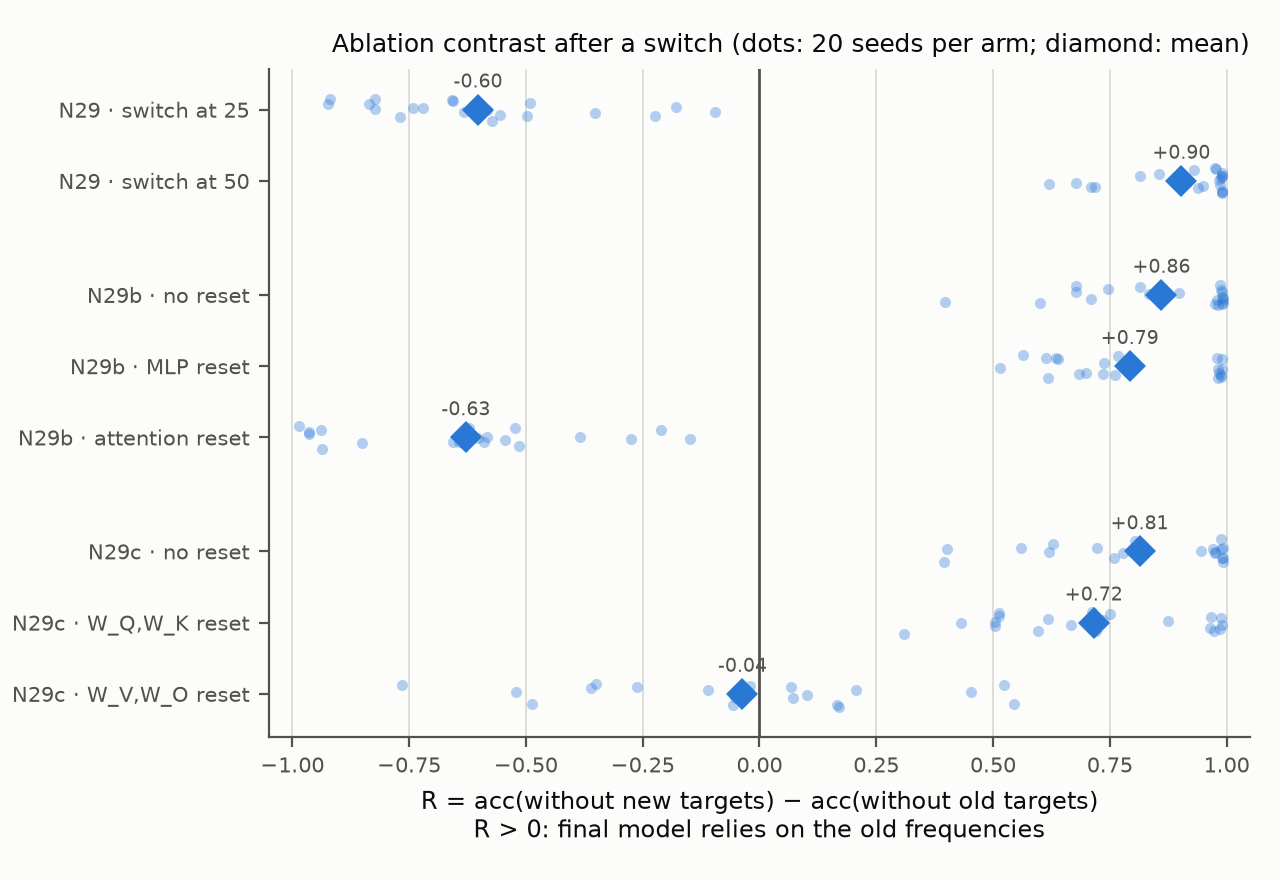

The Python source for this figure:
"""Figure 3 (draft): ablation contrast R = acc(W_E without the NEW targets) - acc(W_E without the OLD targets) after a data switch,
per seed (mean over both switch directions) and seed mean, from the frozen summaries of three confirmation blocks:
N29 (087e042: switch at t = 25 vs 50), N29b (db31564) and N29c (3c9cb63), both with the switch at t = 50: no reset / attention or MLP reset (N29b), no reset / W_Q,W_K or W_V,W_O reset (N29c).
R > 0: the final model relies on the OLD frequencies. Blocks use different fresh seeds; compare within a block only. Output: fig3_ablation_contrast.png/.svg.
"""
from __future__ import annotations

import json
from pathlib import Path

import matplotlib

matplotlib.use("Agg")
import matplotlib.pyplot as plt  # noqa: E402
import numpy as np  # noqa: E402

HERE = Path(__file__).resolve().parent
LAB = HERE.parents[1]
SERIES, INK, MUTED, SURFACE, GRID = "#2a78d6", "#0b0b0b", "#52514e", "#fcfcfb", "#d9d8d3"


def rows(block: str) -> list[dict]:
    s = json.loads((LAB / "confirm" / f"{block}_summary.json").read_text(encoding="utf-8"))
    return [r for r in s["rows"] if not r.get("technical")]


def main() -> None:
    n29, n29b, n29c = rows("N29"), rows("N29b"), rows("N29c")
    arms = [("N29", "switch at 25", [r["new25"] - r["old25"] for r in n29]),
            ("N29", "switch at 50", [r["new50"] - r["old50"] for r in n29]),
            ("N29b", "no reset", [r["R_normal"] for r in n29b]),
            ("N29b", "MLP reset", [r["R_rsmlp"] for r in n29b]),
            ("N29b", "attention reset", [r["R_rsattn"] for r in n29b]),
            ("N29c", "no reset", [r["R_normal"] for r in n29c]),
            ("N29c", "W_Q,W_K reset", [r["R_rsqk"] for r in n29c]),
            ("N29c", "W_V,W_O reset", [r["R_rsvo"] for r in n29c])]
    fig, ax = plt.subplots(figsize=(6.4, 4.4), facecolor=SURFACE)
    ax.set_facecolor(SURFACE)
    rng = np.random.default_rng(3)
    ys, labels, prev = [], [], None
    y = 0.0
    for block, name, vals in arms:
        if prev is not None and block != prev:
            y += 0.6                                              # gap between blocks
        ys.append(y)
        labels.append(f"{block} · {name}")
        v = np.asarray(vals, dtype=float)
        ax.plot(v, y + rng.uniform(-0.18, 0.18, len(v)), "o", color=SERIES, alpha=0.35, markersize=4, markeredgewidth=0)
        ax.plot([v.mean()], [y], "D", color=SERIES, markersize=8, markeredgewidth=0, zorder=3)
        ax.annotate(f"{v.mean():+.2f}", (v.mean(), y), xytext=(0, 8), textcoords="offset points", ha="center", fontsize=7, color=MUTED)
        prev, y = block, y + 1.0
    ax.axvline(0, color=MUTED, linewidth=1)
    ax.set_yticks(ys, labels, fontsize=7.5, color=INK)
    ax.invert_yaxis()
    ax.set_xlim(-1.05, 1.05)
    ax.set_xlabel("R = acc(without new targets) − acc(without old targets)\nR > 0: final model relies on the old frequencies", color=INK, fontsize=8.5)
    ax.set_title("Ablation contrast after a switch (dots: 20 seeds per arm; diamond: mean)", color=INK, fontsize=9, loc="right")
    ax.grid(axis="x", color=GRID, linewidth=0.6)
    ax.set_axisbelow(True)
    for side in ("top", "right"):
        ax.spines[side].set_visible(False)
    for side in ("left", "bottom"):
        ax.spines[side].set_color(MUTED)
    ax.tick_params(colors=MUTED, labelsize=7.5)
    fig.tight_layout()
    for ext in ("png", "svg"):
        fig.savefig(HERE / f"fig3_ablation_contrast.{ext}", dpi=200, facecolor=SURFACE)
    print("[fig3] written", flush=True)


if __name__ == "__main__":
    main()
